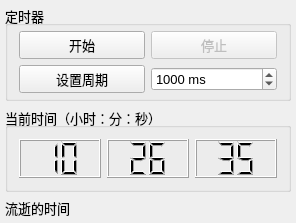
<?xml version="1.0" encoding="UTF-8"?>
<ui version="4.0">
 <class>Widget</class>
 <widget class="QWidget" name="Widget">
  <property name="geometry">
   <rect>
    <x>0</x>
    <y>0</y>
    <width>296</width>
    <height>223</height>
   </rect>
  </property>
  <property name="font">
   <font>
    <pointsize>10</pointsize>
   </font>
  </property>
  <property name="windowTitle">
   <string>Demo3_5 定时器</string>
  </property>
  <layout class="QVBoxLayout" name="verticalLayout">
   <property name="leftMargin">
    <number>5</number>
   </property>
   <property name="topMargin">
    <number>5</number>
   </property>
   <property name="rightMargin">
    <number>5</number>
   </property>
   <property name="bottomMargin">
    <number>5</number>
   </property>
   <item>
    <widget class="QGroupBox" name="groupBox">
     <property name="title">
      <string>定时器</string>
     </property>
     <layout class="QGridLayout" name="gridLayout">
      <property name="topMargin">
       <number>5</number>
      </property>
      <property name="bottomMargin">
       <number>5</number>
      </property>
      <item row="1" column="1">
       <widget class="QSpinBox" name="spinBoxIntv">
        <property name="suffix">
         <string> ms</string>
        </property>
        <property name="maximum">
         <number>999999</number>
        </property>
        <property name="value">
         <number>1000</number>
        </property>
       </widget>
      </item>
      <item row="0" column="0">
       <widget class="QPushButton" name="btnStart">
        <property name="text">
         <string>开始</string>
        </property>
       </widget>
      </item>
      <item row="1" column="0">
       <widget class="QPushButton" name="btnSetIntv">
        <property name="text">
         <string>设置周期</string>
        </property>
       </widget>
      </item>
      <item row="0" column="1">
       <widget class="QPushButton" name="btnStop">
        <property name="enabled">
         <bool>false</bool>
        </property>
        <property name="text">
         <string>停止</string>
        </property>
       </widget>
      </item>
     </layout>
    </widget>
   </item>
   <item>
    <widget class="QGroupBox" name="groupBox_2">
     <property name="title">
      <string>当前时间（小时：分：秒）</string>
     </property>
     <layout class="QHBoxLayout" name="horizontalLayout">
      <item>
       <widget class="QLCDNumber" name="LCDHour">
        <property name="smallDecimalPoint">
         <bool>false</bool>
        </property>
        <property name="digitCount">
         <number>2</number>
        </property>
        <property name="segmentStyle">
         <enum>QLCDNumber::Filled</enum>
        </property>
        <property name="value" stdset="0">
         <double>10.000000000000000</double>
        </property>
        <property name="intValue" stdset="0">
         <number>10</number>
        </property>
       </widget>
      </item>
      <item>
       <widget class="QLCDNumber" name="LCDMin">
        <property name="digitCount">
         <number>2</number>
        </property>
        <property name="intValue" stdset="0">
         <number>26</number>
        </property>
       </widget>
      </item>
      <item>
       <widget class="QLCDNumber" name="LCDSec">
        <property name="digitCount">
         <number>2</number>
        </property>
        <property name="intValue" stdset="0">
         <number>35</number>
        </property>
       </widget>
      </item>
     </layout>
    </widget>
   </item>
   <item>
    <widget class="QLabel" name="LabElapsedTime">
     <property name="maximumSize">
      <size>
       <width>16777215</width>
       <height>20</height>
      </size>
     </property>
     <property name="text">
      <string>流逝的时间</string>
     </property>
    </widget>
   </item>
  </layout>
 </widget>
 <layoutdefault spacing="6" margin="11"/>
 <resources/>
 <connections/>
</ui>
